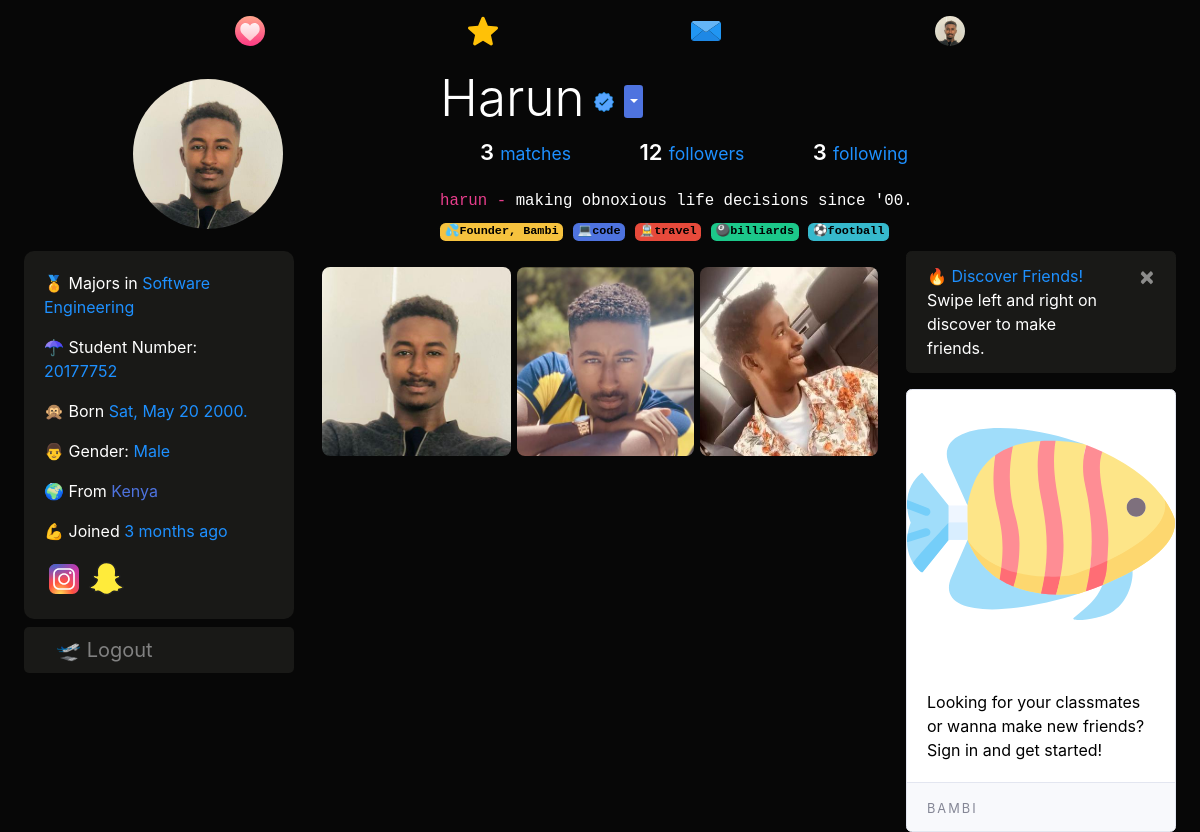
/harun (signed in), run on the app's committed database.
### dating/models.py (models this page shows, shortened)
class User(db.Model, UserMixin):
	id = db.Column(db.Integer, primary_key=True)
	username = db.Column(db.String(20), unique=True, nullable=False)
	email = db.Column(db.String(120), unique=True, nullable=True)
	dp = db.Column(db.String(20), nullable=False, default='default.jpg')
	dp2 = db.Column(db.String(20), nullable=False, default='flip.png')
	dp3 = db.Column(db.String(20), nullable=False, default='plane.png')
	password = db.Column(db.String(60), nullable=False)
	last_seen = db.Column(db.DateTime, default=datetime.utcnow)
	date_joined = db.Column(db.DateTime, nullable=False, default=datetime.utcnow)
	department = db.Column(db.String(20), nullable=False)
	student_number = db.Column(db.Integer(), unique=True, nullable=True)
	age = db.Column(db.DateTime, nullable=False)
	gender = db.Column(db.String(20), nullable=False)
	country = db.Column(db.String(20), default="Cyprus", nullable=True)
	bio = db.Column(db.String(120), nullable=True)
	private = db.Column(db.Boolean, default=False, nullable=False)
	snapchat = db.Column(db.String(20), default="snapchat", nullable=True)
	instagram = db.Column(db.String(20), default="instagram", nullable=True)
	followed = db.relationship(
		'User', secondary=followers,
		primaryjoin=(followers.c.follower_id == id),
		secondaryjoin=(followers.c.followed_id == id),
		backref=db.backref('followers', lazy='dynamic'), lazy='dynamic')
	messages_sent = db.relationship('Message',
									foreign_keys='Message.sender_id',
									backref='author', lazy='dynamic')
	messages_received = db.relationship('Message',
										foreign_keys='Message.recipient_id',
										backref='recipient', lazy='dynamic')
	last_message_read_time = db.Column(db.DateTime)
	def birthday(self):
		if self.age.month == datetime.today().month:
			if self.age.day == datetime.today().day:
				return True
	def is_following(self, user):
		return self.followed.filter(followers.c.followed_id == user.id).count() > 0
	def new_messages(self):
		last_read_time = self.last_message_read_time or datetime(1900, 1, 1)
		return Message.query.filter_by(recipient=self).filter(
			Message.timestamp > last_read_time).count()

### dating/routes.py (the view)
@app.route("/<string:username>", methods=['GET', 'POST'])
@login_required
def user_posts(username):
	username = username.lower()
	if current_user.is_authenticated:
		form = UpdateAccountForm()
		if form.validate_on_submit():
			if form.picture.data:
				pic = profile_img(form.picture.data)
				current_user.dp = pic
			if form.picture2.data:
				pic2 = profile_img(form.picture2.data)
				current_user.dp2 = pic2
			if form.picture3.data:
				pic3 = profile_img(form.picture3.data)
				current_user.dp3 = pic3
			current_user.username = form.username.data.lower()
			if form.email.data:
				current_user.email = form.email.data
			current_user.snapchat = form.snapchat.data
			current_user.instagram = form.instagram.data
			current_user.department = form.department.data
			if form.student_number.data:
				current_user.student_number = form.student_number.data
			current_user.country = form.country.data
			current_user.age = form.age.data
			current_user.bio = form.bio.data
			current_user.private = form.private.data
			db.session.commit()
			flash('Your Account has been updated', 'success')
			return redirect(url_for('user_posts', username=current_user.username))
		elif request.method == 'GET':
			form.username.data = current_user.username
			form.email.data = current_user.email
			form.snapchat.data = current_user.snapchat
			form.instagram.data = current_user.instagram
			form.department.data = current_user.department
			form.student_number.data = current_user.student_number
			form.country.data = current_user.country
			form.age.data = current_user.age
			form.bio.data = current_user.bio
			form.private.data = current_user.private
		dp = url_for('static', filename='profile_pics/' + current_user.dp)
		user = User.query.filter_by(username=username).first_or_404()
		users = User.query.all()
		mutual = 0
		for person in user.followers:
			if user.is_following(person):
				mutual += 1
		return render_template('user_posts.html', user=user, users=users, mutual=mutual, title=user.username.title(), dp=dp, form=form)
	user = User.query.filter_by(username=username).first_or_404()
	return render_template('user_posts.html', user=user, title=user.username.title())

### dating/models.py (called while the page is built)
@login_manager.user_loader
def load_user(user_id):
	return User.query.get(int(user_id))

### dating/routes.py (called while the page is built)
@app.before_request
def before_request():
	if current_user.is_authenticated:
		current_user.last_seen = datetime.utcnow()
		db.session.commit()

### dating/templates/user_posts.html (shortened to what this page needs)
{% extends "layout.html" %}
{% block content %}
<div class="container-fluid">
  <section style="padding-top: 5px;">
    <div class="profile">
      <div class="profile-image">
        <img src="{{ url_for('static', filename='profile_pics/' + user.dp) }}" alt="" class="profile-thumbnail" style="width:150px;height:150px;">
      </div>
      <div class="profile-user-settings" style="display:flex;">
        <h2 class="profile-user-name">{{user.username.title()}}
          {% if user.username in ["harun" , "bambi"] %}
          <img src="{{ url_for('static', filename='resources/' + 'verified.svg') }}" style="width:20px;height:20px;margin-left: -5px;" title="Verified">
          {% endif %}
        </h2>
        {% if current_user.is_authenticated %}
        <div class="dropdown" style="margin:auto 10px;">
              <button class="btn  btn-sm btn-primary dropdown-toggle" type="button" id="dropdownMenuButton" data-toggle="dropdown" aria-haspopup="true" aria-expanded="false" style="padding-left:2px;">
              </button>
          </div>
          {% endif %}
      </div>
      <div class="profile-stats">
        <ul>
          <li style="font-size:22px;" {% if user == current_user %} data-toggle="modal" data-target="#mutual" {% endif %}><span class="profile-stat-count">{{mutual}}</span> <small>matches</small></li>
          <li style="font-size: 22px;" {% if user == current_user %} data-toggle="modal" data-target="#followers" {% endif %}><span class="profile-stat-count">{{ user.followers.count() }}</span> <small>followers</small></li>
          <li style="font-size: 22px;" {% if user == current_user %} data-toggle="modal" data-target="#following" {% endif %}><span class="profile-stat-count">{{ user.followed.count() }}</span> <small>following</small></li>
        </ul>
      </div>
      <div class="profile-bio">
        <p class="mb-2" style="font-size:18px;">
            <code>{{user.username}} - </code>
            {% if user.bio %}
            <code style="color:#fff;">{{user.bio}}</code>
            {% else %}
            <code style="color:#fff;">hey there, lets be friends 🤗</code>
            {%endif%}
            <br>
            {% if user.username == 'harun' %}
              <code>
              <a class="badge badge-warning" style="color:#000;">💦Founder, Bambi</a>
              <a class="badge badge-primary" style="color:#000;">💻code</a>
              <a class="badge badge-danger" style="color:#000;">🚊travel</a>
              <a class="badge badge-success" style="color:#000;">🎱billiards</a>
              <a class="badge badge-info" style="color:#000;">⚽football</a>
              </code>
            {% endif %}
        </p>
      </div>
    </div>
</section>
  <div class="row">
    <div class="col-lg-3">
    <div class="about mb-2" style="color:#fff;background:#191917;border-radius:10px;">
    <div class="card-body">
      <p> 🏅 Majors in <span>{{user.department}}</span></p>
      {% if user.student_number %}
      <p> ☂ Student Number: <span>{{user.student_number}}</span></p>
      {% endif %}
      <p> 🙊 Born
        <span>
          {% if current_user.is_authenticated %}
            {{user.age.strftime('%a, %b %d %Y.')}}
          {% else %}
            {{user.age.strftime(' %b %d. ')}}
          {% endif %}
        </span></p>
      <p> {% if user.gender == 'male' %} 👨 {% else %}👩 {% endif %} Gender: <span>{{user.gender.title()}}</span></p>
      {% if user.country %}
      <p> 🌍 From <a href="https://www.google.com/maps?q={{user.country.title()}}" target="_blank">
      {{user.country.title()}}</a></p>
      {% endif %}
      <p> 💪 Joined <span>{{ moment(user.date_joined).fromNow() }}</span></p>
      {% if user.instagram and user.instagram != "instagram"  %}
        <a href="https://www.instagram.com/{{user.instagram}}"><img src="{{ url_for('static', filename='resources/' + 'instagram.svg') }}" style="width:40px;height:40px;"></a>
      {% endif %}
      {% if user.snapchat and user.snapchat != "snapchat"  %}
        <a href="https://www.snapchat.com/add/{{user.snapchat}}"><img src="{{ url_for('static', filename='resources/' + 'snapchat.svg') }}" style="width:35px;height:35px;"></a>
      {% endif %}
    </div>
  </div>
  <div class="mt-2 mb-2 d-none d-lg-block" style="background:#191917;padding:8px 8px 8px 32px;font-size:20px;display:block;border-radius:5px;">
        <a href="{{ url_for('logout') }}" style="text-decoration:none;color:#818181;"> 🛫 Logout</a>
        </div>
</div>
    <div class="col-lg-6">
      <div class="row mt-3 ml-1 mr-1">
        <img src="{{ url_for('static', filename='profile_pics/' + user.dp) }}" alt="dp" class="profile-thumbnail" style="width:34%;max-height:400px;margin-right:1%;border-radius:8px;">
        <img src="{{ url_for('static', filename='profile_pics/' + user.dp2) }}" alt="dp2" class="profile-thumbnail" style="width:32%;max-height:400px;margin-right:1%;border-radius:8px;">
        <img src="{{ url_for('static', filename='profile_pics/' + user.dp3) }}" alt="dp3" class="profile-thumbnail" style="width:32%;max-height:400px;border-radius:8px;">
      </div>
</div>
    <div class="col-lg-3 d-none d-lg-block">
      {% if current_user.is_authenticated %}
      <div class="alert alert-success alert-dismissible fade show dark-theme" role="alert">
        <a href="{{ url_for('discover') }}"  style="color:#fff;text-decoration: none">
      <span style="color:#1e90ff;">🔥 Discover Friends!</span> Swipe left and right on discover to make friends.</a>
        <button type="button" class="close" data-dismiss="alert" aria-label="Close">
          <span aria-hidden="true">&times;</span>
        </button>
      </div>
      <div class="card" style="color:#000;">
      <img class="card-img-top" src="{{ url_for('static', filename='resources/' + 'logo.svg') }}" alt="logo">
      <div class="card-body">
        <p class="card-text">Looking for your classmates or wanna make new friends? Sign in and get started!</p>
      </div>
      <div class="card-footer">
        <small class="text-muted logo">BAMBI</small>
      </div>
    </div>
    {% endif %}
</div>
      </div>
{% endblock content %}

### dating/templates/layout.html (shortened to what this page needs)
<!doctype html>
<html lang="en">
  <head>
    <link href="{{ url_for('static', filename='sb-admin-2.min.css') }}" rel="stylesheet">
    <link rel="stylesheet" type="text/css" href="{{ url_for('static', filename='main.css') }}">
  </head>
  <body>
<nav class="navbar navbar-expand-md navbar-dark sticky-top justify-content-center d-none d-lg-block">
   <ul class="nav">
    <li {% if '/home' == request.path %}  class="active" {% endif %}>
      <a href="{{url_for('home')}}"><img src="{{ url_for('static', filename='resources/' + 'swipe.svg') }}" style="width:30px;height:30px;"></a>
    </li>
    <li {% if '/discover' == request.path %}  class="active" {% endif %}>
      <a href="{{url_for('discover')}}"><img src="{{ url_for('static', filename='resources/' + 'like.svg') }}" style="width:30px;height:30px;"></a>
    </li>
    <li {% if '/messages' == request.path %}  class="active" {% endif %}>
      <a href="{{url_for('messages')}}">
        <img src="{{ url_for('static', filename='resources/' + 'message.svg') }}" style="width:30px;height:30px;">
      </a>
    </li>
    <li>
      <a href="{{url_for('user_posts', username=current_user.username)}}">
        {% if current_user.is_authenticated %}
          <img src="{{ url_for('static', filename='profile_pics/' + current_user.dp) }}" style="width:30px;height:30px;border-radius:50%">
        {% else %}
        <img src="https://www.flaticon.com/premium-icon/icons/svg/3133/3133799.svg" style="width:30px;height:30px;">
        {% endif %}
      </a>
    </li>
</ul>
</nav>
  {% block content %} {% endblock %}
  </body>
</html>

### dating/static/main.css (style rules this page uses)
body { background:#070707; color:#fff; }
nav { background:#070707; }
.logo { color: #fff; letter-spacing: 2px; }
small { color: #1e90ff; }
.dark-theme { background: #191917; color: #fff; border:1px solid #191917 !important; }

### dating/templates/layout.html (style rules this page uses)
ul.nav { width:80%; margin:0 auto; padding:0; list-style:none; background-color:none; text-align:center; font-family: sans-serif; }
.nav li { display:inline-block; width:25%; margin:0; padding:0; }
.nav a { text-align:center; padding:8px 0 8px 0; margin:0; display:block; text-decoration:none; color: #fff; }
ul.nav li:first-child a { border:none; }
ul.nav li:last-child a { border:none; }

### dating/templates/user_posts.html (style rules this page uses)
*, *::before, *::after { box-sizing: border-box; }
.card-body span { color: #1e90ff; }
ul span { color: #fff; }
section .btn { color: inherit; padding: 5px; cursor: pointer; border:none; outline:none; font-size: 15px; }
.profile::after { content: ""; display: block; clear: both; }
.profile-image { float: left; width: calc(33.333% - 1rem); display: flex; justify-content: center; align-items: center; margin-right: 3rem; }
.profile-image img { border-radius: 50%; margin-top:-10px; }
.profile-user-settings, .profile-stats, .profile-bio { float: left; width: calc(66.666% - 2rem); }
.profile-user-settings { margin-top: 1.1rem; }
.profile-user-name { display: inline-block; font-size: 3.2rem; font-weight: 300; }
.profile-stats { margin-top: 2.3rem; }
.profile-stats li { display: inline-block; font-size: 1.6rem; line-height: 1.5; margin-right: 4rem; cursor: pointer; }
.profile-stats li:last-of-type { margin-right: 0; }
.profile-bio { font-size: 1.6rem; font-weight: 400; line-height: 1.5; margin-top: 2.3rem; }
.profile-real-name, .profile-stat-count, .profile-edit-btn { font-weight: 600; }

### data on the page
User: dp (picture), username "Harun", username "harun", bio "making obnoxious life decisions since '00.", department "Software Engineering", student_number "20177752", age "Sat, May 20 2000.", gender "Male", country "Kenya", date_joined "3 months ago", dp2 (picture), dp3 (picture)

### other printed values
{{ mutual }} "3"
{{ user.followers.count() }} "12"
{{ user.followed.count() }} "3"
